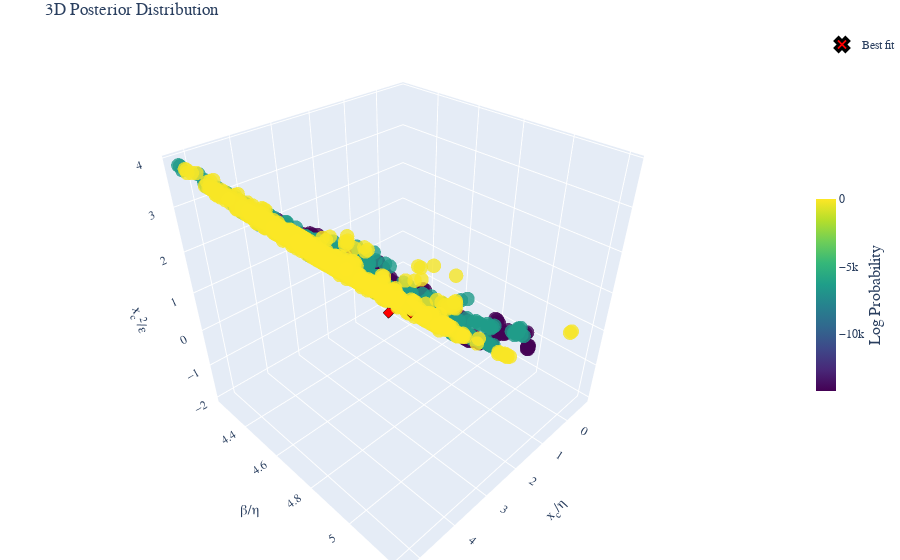

Write notebook code for a chart like this one.
### Code cell
post.bins =None
fig =post.plot_posterior3D_interactive([0,1,2],labels=["$x_c/\\eta$","$\\beta/\\eta$","$x_c^2/\\epsilon$","$x_c$","ExtH"], truths=np.log(best_theta_trans),truth_label="Best fit" )
# Save the figure using matplotlib's savefig instead of plotly's write_image
fig.show()
# Save the figure as HTML
html_file_name=file.replace('_post.csv','_3D')
html_path = os.path.join(Products_folder, 'html_3d_plots', f'{html_file_name}.html')
# Create directory if it doesn't exist
os.makedirs(os.path.dirname(html_path), exist_ok=True)
fig.write_html(html_path)

### Figure 1 — Plotly figure (JSON) as saved in the notebook; plotly's stock layout.template omitted (floating-point values rounded to 4 significant figures; data arrays with more than 128 entries replaced by an {"elided": "..."} marker saying what was removed)
{"data": [{"marker": {"color": {"elided": "2918 float values"}, "colorbar": {"len": 0.4, "thickness": 20, "title": {"font": {"size": 16}, "side": "right", "text": "Log Probability"}, "x": 1.0, "y": 0.5}, "colorscale": [[0.0, "#440154"], [0.1111, "#482878"], [0.2222, "#3e4989"], [0.3333, "#31688e"], [0.4444, "#26828e"], [0.5556, "#1f9e89"], [0.6667, "#35b779"], [0.7778, "#6ece58"], [0.8889, "#b5de2b"], [1.0, "#fde725"]], "opacity": 0.8, "size": 5}, "mode": "markers", "name": "Posterior", "scene": "scene", "showlegend": false, "type": "scatter3d", "x": {"elided": "2918 float values"}, "y": {"elided": "2918 float values"}, "z": {"elided": "2918 float values"}}, {"marker": {"color": "red", "line": {"color": "black", "width": 3}, "size": 12, "symbol": "x"}, "mode": "markers", "name": "Best fit", "scene": "scene", "showlegend": true, "type": "scatter3d", "x": [2.008], "y": [4.664], "z": [0.4457]}], "layout": {"font": {"family": "Computer Modern"}, "margin": {"b": 0, "l": 0, "r": 0, "t": 30}, "scene": {"aspectmode": "cube", "xaxis": {"exponentformat": "e", "showexponent": "all", "title": {"font": {"size": 14}, "text": "x<sub>c</sub>/η"}}, "yaxis": {"exponentformat": "e", "showexponent": "all", "title": {"font": {"size": 14}, "text": "β/η"}}, "zaxis": {"exponentformat": "e", "showexponent": "all", "title": {"font": {"size": 14}, "text": "x<sub>c</sub><sup>2</sup>/ε"}}}, "title": {"text": "3D Posterior Distribution"}}}
